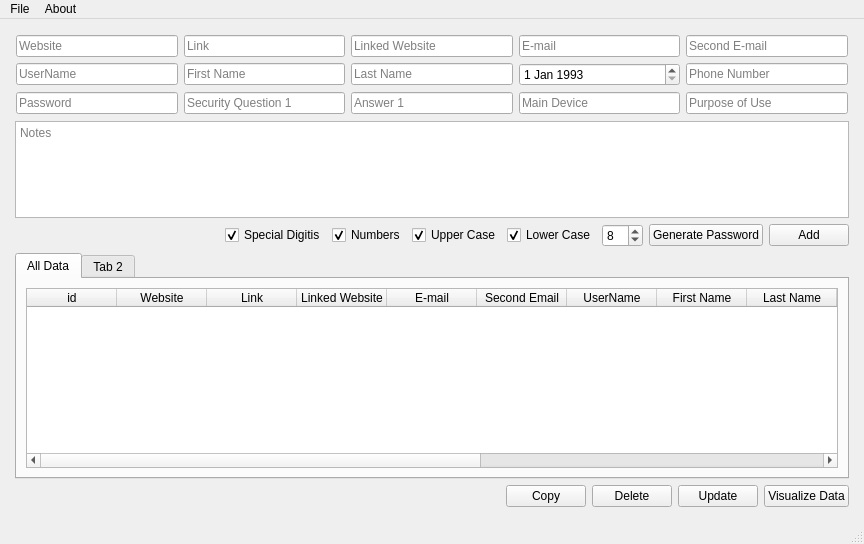
<?xml version="1.0" encoding="UTF-8"?>
<ui version="4.0">
 <class>MainWindow</class>
 <widget class="QMainWindow" name="MainWindow">
  <property name="windowModality">
   <enum>Qt::NonModal</enum>
  </property>
  <property name="enabled">
   <bool>true</bool>
  </property>
  <property name="geometry">
   <rect>
    <x>0</x>
    <y>0</y>
    <width>864</width>
    <height>544</height>
   </rect>
  </property>
  <property name="sizePolicy">
   <sizepolicy hsizetype="Expanding" vsizetype="Expanding">
    <horstretch>1</horstretch>
    <verstretch>1</verstretch>
   </sizepolicy>
  </property>
  <property name="sizeIncrement">
   <size>
    <width>0</width>
    <height>0</height>
   </size>
  </property>
  <property name="windowTitle">
   <string>MySafe</string>
  </property>
  <widget class="QWidget" name="centralwidget">
   <property name="sizePolicy">
    <sizepolicy hsizetype="Expanding" vsizetype="Expanding">
     <horstretch>1</horstretch>
     <verstretch>1</verstretch>
    </sizepolicy>
   </property>
   <property name="minimumSize">
    <size>
     <width>0</width>
     <height>0</height>
    </size>
   </property>
   <property name="sizeIncrement">
    <size>
     <width>1</width>
     <height>1</height>
    </size>
   </property>
   <layout class="QGridLayout" name="gridLayout_2">
    <item row="0" column="0">
     <layout class="QVBoxLayout" name="verticalLayout" stretch="3,3,1,7,1">
      <property name="sizeConstraint">
       <enum>QLayout::SetDefaultConstraint</enum>
      </property>
      <property name="leftMargin">
       <number>6</number>
      </property>
      <property name="topMargin">
       <number>6</number>
      </property>
      <property name="rightMargin">
       <number>6</number>
      </property>
      <property name="bottomMargin">
       <number>6</number>
      </property>
      <item>
       <layout class="QGridLayout" name="gridLayout" columnminimumwidth="0,0,0,0,0">
        <property name="sizeConstraint">
         <enum>QLayout::SetDefaultConstraint</enum>
        </property>
        <property name="leftMargin">
         <number>1</number>
        </property>
        <property name="topMargin">
         <number>1</number>
        </property>
        <property name="rightMargin">
         <number>1</number>
        </property>
        <property name="bottomMargin">
         <number>1</number>
        </property>
        <item row="0" column="0">
         <widget class="QLineEdit" name="websiteNameLineEdit">
          <property name="placeholderText">
           <string>Website</string>
          </property>
         </widget>
        </item>
        <item row="0" column="3">
         <widget class="QLineEdit" name="emailLineEdit">
          <property name="placeholderText">
           <string>E-mail</string>
          </property>
         </widget>
        </item>
        <item row="3" column="0">
         <widget class="QLineEdit" name="passwordLineEdit">
          <property name="placeholderText">
           <string>Password</string>
          </property>
         </widget>
        </item>
        <item row="0" column="1">
         <widget class="QLineEdit" name="websiteLinkLineEdit">
          <property name="text">
           <string/>
          </property>
          <property name="placeholderText">
           <string>Link</string>
          </property>
         </widget>
        </item>
        <item row="2" column="2">
         <widget class="QLineEdit" name="lastNameLineEdit">
          <property name="placeholderText">
           <string>Last Name</string>
          </property>
         </widget>
        </item>
        <item row="3" column="3">
         <widget class="QLineEdit" name="mainDeviceLineEdit">
          <property name="placeholderText">
           <string>Main Device</string>
          </property>
         </widget>
        </item>
        <item row="3" column="1">
         <widget class="QLineEdit" name="securityQuestionLineEdit">
          <property name="placeholderText">
           <string>Security Question 1</string>
          </property>
         </widget>
        </item>
        <item row="3" column="2">
         <widget class="QLineEdit" name="answerLineEdit">
          <property name="placeholderText">
           <string>Answer 1</string>
          </property>
         </widget>
        </item>
        <item row="3" column="4">
         <widget class="QLineEdit" name="purposeOfUseLineEdit">
          <property name="placeholderText">
           <string>Purpose of Use</string>
          </property>
         </widget>
        </item>
        <item row="2" column="1">
         <widget class="QLineEdit" name="firstNameLineEdit">
          <property name="placeholderText">
           <string>First Name</string>
          </property>
         </widget>
        </item>
        <item row="0" column="2">
         <widget class="QLineEdit" name="linkedWebsiteLineEdit">
          <property name="placeholderText">
           <string>Linked Website</string>
          </property>
         </widget>
        </item>
        <item row="2" column="4">
         <widget class="QLineEdit" name="phoneNumerLineEdit">
          <property name="placeholderText">
           <string>Phone Number</string>
          </property>
         </widget>
        </item>
        <item row="2" column="0">
         <widget class="QLineEdit" name="usernameLineEdit">
          <property name="placeholderText">
           <string>UserName</string>
          </property>
         </widget>
        </item>
        <item row="0" column="4">
         <widget class="QLineEdit" name="secondEmailLineEdit">
          <property name="placeholderText">
           <string>Second E-mail</string>
          </property>
         </widget>
        </item>
        <item row="2" column="3">
         <widget class="QDateEdit" name="birthDateEdit">
          <property name="dateTime">
           <datetime>
            <hour>0</hour>
            <minute>0</minute>
            <second>0</second>
            <year>1993</year>
            <month>1</month>
            <day>1</day>
           </datetime>
          </property>
          <property name="maximumDate">
           <date>
            <year>2100</year>
            <month>12</month>
            <day>31</day>
           </date>
          </property>
         </widget>
        </item>
       </layout>
      </item>
      <item>
       <widget class="QPlainTextEdit" name="notePlainTextEdit">
        <property name="placeholderText">
         <string>Notes</string>
        </property>
       </widget>
      </item>
      <item>
       <layout class="QHBoxLayout" name="horizontalLayout">
        <item>
         <spacer name="horizontalSpacer">
          <property name="orientation">
           <enum>Qt::Horizontal</enum>
          </property>
          <property name="sizeHint" stdset="0">
           <size>
            <width>40</width>
            <height>20</height>
           </size>
          </property>
         </spacer>
        </item>
        <item>
         <widget class="QCheckBox" name="specialDigitsCheckBox">
          <property name="text">
           <string>Special Digitis</string>
          </property>
          <property name="checked">
           <bool>true</bool>
          </property>
         </widget>
        </item>
        <item>
         <widget class="QCheckBox" name="numbersCheckBox">
          <property name="text">
           <string>Numbers</string>
          </property>
          <property name="checked">
           <bool>true</bool>
          </property>
         </widget>
        </item>
        <item>
         <widget class="QCheckBox" name="upperCaseCheckBox">
          <property name="text">
           <string>Upper Case</string>
          </property>
          <property name="checked">
           <bool>true</bool>
          </property>
         </widget>
        </item>
        <item>
         <widget class="QCheckBox" name="lowerCaseCheckBox">
          <property name="text">
           <string>Lower Case</string>
          </property>
          <property name="checked">
           <bool>true</bool>
          </property>
         </widget>
        </item>
        <item>
         <widget class="QSpinBox" name="lengthPasswordSpinBox">
          <property name="minimum">
           <number>1</number>
          </property>
          <property name="value">
           <number>8</number>
          </property>
         </widget>
        </item>
        <item>
         <widget class="QPushButton" name="generatePasswordPushButton">
          <property name="text">
           <string>Generate Password</string>
          </property>
         </widget>
        </item>
        <item>
         <widget class="QPushButton" name="addPushButton">
          <property name="text">
           <string>Add</string>
          </property>
         </widget>
        </item>
       </layout>
      </item>
      <item>
       <widget class="QTabWidget" name="tabWidget">
        <property name="currentIndex">
         <number>0</number>
        </property>
        <widget class="QWidget" name="allDataTab">
         <property name="sizePolicy">
          <sizepolicy hsizetype="Expanding" vsizetype="Expanding">
           <horstretch>0</horstretch>
           <verstretch>0</verstretch>
          </sizepolicy>
         </property>
         <attribute name="title">
          <string>All Data</string>
         </attribute>
         <layout class="QGridLayout" name="gridLayout_3">
          <item row="0" column="0">
           <widget class="QTableWidget" name="allDataTableWidget">
            <property name="gridStyle">
             <enum>Qt::SolidLine</enum>
            </property>
            <property name="sortingEnabled">
             <bool>true</bool>
            </property>
            <attribute name="horizontalHeaderCascadingSectionResizes">
             <bool>false</bool>
            </attribute>
            <attribute name="horizontalHeaderDefaultSectionSize">
             <number>90</number>
            </attribute>
            <attribute name="horizontalHeaderStretchLastSection">
             <bool>true</bool>
            </attribute>
            <attribute name="verticalHeaderVisible">
             <bool>true</bool>
            </attribute>
            <attribute name="verticalHeaderShowSortIndicator" stdset="0">
             <bool>false</bool>
            </attribute>
            <column>
             <property name="text">
              <string>id</string>
             </property>
            </column>
            <column>
             <property name="text">
              <string>Website</string>
             </property>
            </column>
            <column>
             <property name="text">
              <string>Link</string>
             </property>
            </column>
            <column>
             <property name="text">
              <string>Linked Website</string>
             </property>
            </column>
            <column>
             <property name="text">
              <string>E-mail</string>
             </property>
            </column>
            <column>
             <property name="text">
              <string>Second Email</string>
             </property>
            </column>
            <column>
             <property name="text">
              <string>UserName</string>
             </property>
            </column>
            <column>
             <property name="text">
              <string>First Name</string>
             </property>
            </column>
            <column>
             <property name="text">
              <string>Last Name</string>
             </property>
            </column>
            <column>
             <property name="text">
              <string>Birthdate</string>
             </property>
            </column>
            <column>
             <property name="text">
              <string>Phone Number</string>
             </property>
            </column>
            <column>
             <property name="text">
              <string>Password</string>
             </property>
            </column>
            <column>
             <property name="text">
              <string>Security Question</string>
             </property>
            </column>
            <column>
             <property name="text">
              <string>Answer</string>
             </property>
            </column>
            <column>
             <property name="text">
              <string>Main Device</string>
             </property>
            </column>
            <column>
             <property name="text">
              <string>Purpose Of Use</string>
             </property>
            </column>
           </widget>
          </item>
         </layout>
        </widget>
        <widget class="QWidget" name="tab_2">
         <attribute name="title">
          <string>Tab 2</string>
         </attribute>
         <layout class="QGridLayout" name="gridLayout_4">
          <item row="0" column="0">
           <widget class="QTableWidget" name="tableWidget_2">
            <attribute name="horizontalHeaderDefaultSectionSize">
             <number>90</number>
            </attribute>
            <attribute name="horizontalHeaderStretchLastSection">
             <bool>true</bool>
            </attribute>
            <column>
             <property name="text">
              <string>#</string>
             </property>
            </column>
            <column>
             <property name="text">
              <string>Website</string>
             </property>
            </column>
            <column>
             <property name="text">
              <string>Link</string>
             </property>
            </column>
            <column>
             <property name="text">
              <string>Linked Website</string>
             </property>
            </column>
            <column>
             <property name="text">
              <string>E-mail</string>
             </property>
            </column>
            <column>
             <property name="text">
              <string>Second Email</string>
             </property>
            </column>
            <column>
             <property name="text">
              <string>UserName</string>
             </property>
            </column>
            <column>
             <property name="text">
              <string>First Name</string>
             </property>
            </column>
            <column>
             <property name="text">
              <string>Last Name</string>
             </property>
            </column>
            <column>
             <property name="text">
              <string>Birthdate</string>
             </property>
            </column>
            <column>
             <property name="text">
              <string>Phone Number</string>
             </property>
            </column>
            <column>
             <property name="text">
              <string>Security Question</string>
             </property>
            </column>
            <column>
             <property name="text">
              <string>Answer</string>
             </property>
            </column>
            <column>
             <property name="text">
              <string>Main Device</string>
             </property>
            </column>
            <column>
             <property name="text">
              <string>Purpose Of Use</string>
             </property>
            </column>
           </widget>
          </item>
         </layout>
        </widget>
       </widget>
      </item>
      <item>
       <layout class="QHBoxLayout" name="horizontalLayout_2">
        <item>
         <spacer name="horizontalSpacer_2">
          <property name="orientation">
           <enum>Qt::Horizontal</enum>
          </property>
          <property name="sizeHint" stdset="0">
           <size>
            <width>40</width>
            <height>20</height>
           </size>
          </property>
         </spacer>
        </item>
        <item>
         <widget class="QPushButton" name="copyPushButton">
          <property name="text">
           <string>Copy</string>
          </property>
         </widget>
        </item>
        <item>
         <widget class="QPushButton" name="deletePushButton">
          <property name="text">
           <string>Delete</string>
          </property>
         </widget>
        </item>
        <item>
         <widget class="QPushButton" name="updatePushButton">
          <property name="text">
           <string>Update</string>
          </property>
         </widget>
        </item>
        <item>
         <widget class="QPushButton" name="visualizeDataPushButton">
          <property name="text">
           <string>Visualize Data</string>
          </property>
         </widget>
        </item>
       </layout>
      </item>
     </layout>
    </item>
   </layout>
  </widget>
  <widget class="QMenuBar" name="menubar">
   <property name="geometry">
    <rect>
     <x>0</x>
     <y>0</y>
     <width>864</width>
     <height>22</height>
    </rect>
   </property>
   <widget class="QMenu" name="menuFile">
    <property name="title">
     <string>File</string>
    </property>
    <addaction name="actionHistory"/>
    <addaction name="actionChange_Password"/>
    <addaction name="separator"/>
    <addaction name="actionLog_Out"/>
    <addaction name="separator"/>
    <addaction name="actionClose"/>
   </widget>
   <widget class="QMenu" name="menuAbout">
    <property name="title">
     <string>About</string>
    </property>
    <addaction name="actionHowToUse"/>
    <addaction name="actionAbout_this_Software"/>
   </widget>
   <addaction name="menuFile"/>
   <addaction name="menuAbout"/>
  </widget>
  <widget class="QStatusBar" name="statusbar"/>
  <action name="actionHistory">
   <property name="text">
    <string>History</string>
   </property>
  </action>
  <action name="actionChange_Password">
   <property name="text">
    <string>Change Password</string>
   </property>
  </action>
  <action name="actionLog_Out">
   <property name="text">
    <string>Log Out</string>
   </property>
  </action>
  <action name="actionClose">
   <property name="text">
    <string>Close</string>
   </property>
  </action>
  <action name="actionExport">
   <property name="text">
    <string>Export</string>
   </property>
  </action>
  <action name="actionImprot">
   <property name="text">
    <string>Improt</string>
   </property>
  </action>
  <action name="actionDelete_All">
   <property name="text">
    <string>Delete All Passwords On This Account</string>
   </property>
  </action>
  <action name="actionDelete_Everything">
   <property name="text">
    <string>Delete Everything</string>
   </property>
  </action>
  <action name="actionHowToUse">
   <property name="text">
    <string>How to use?</string>
   </property>
  </action>
  <action name="actionAbout_this_Software">
   <property name="text">
    <string>About this Software</string>
   </property>
  </action>
 </widget>
 <resources/>
 <connections/>
</ui>
